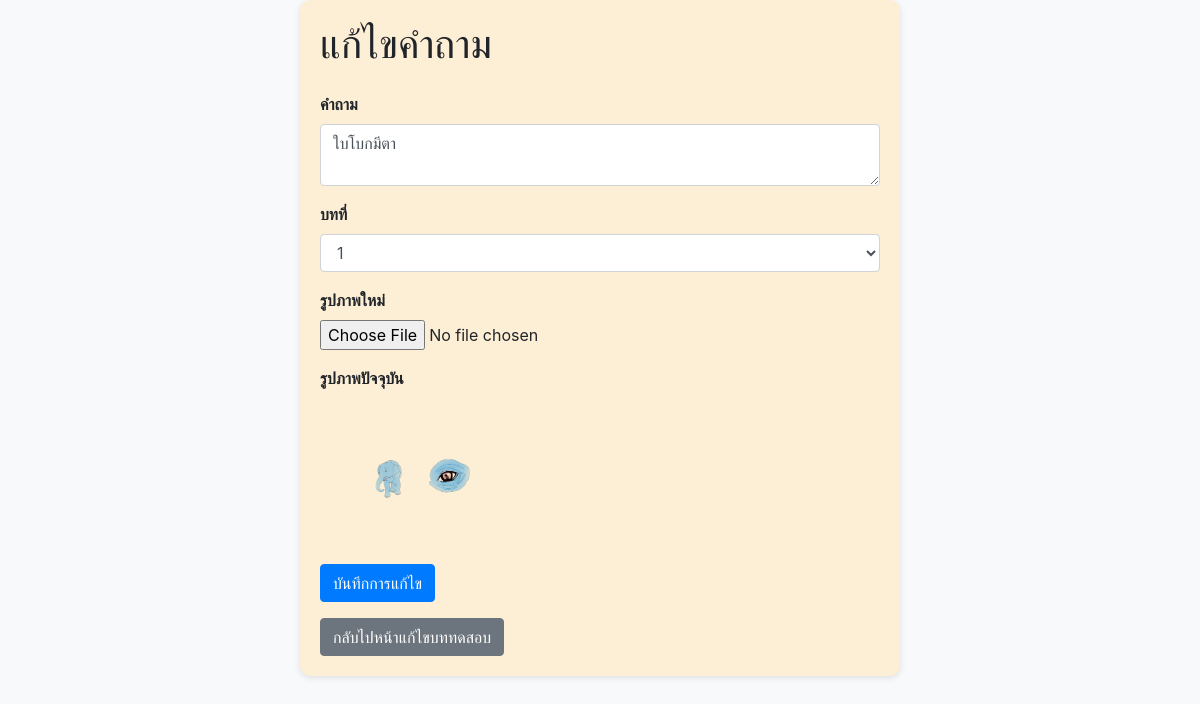
Screenshot of /edit/5 with the database file from the repository.
### main.py (models this page shows, shortened)
class Question(db.Model):
    id = db.Column(db.Integer, primary_key=True)
    question = db.Column(db.String(500), nullable=False)
    image = db.Column(db.String(100))
    lesson = db.Column(db.Integer , nullable=False)

### main.py (the view, shortened to what this page needs)
@app.route('/edit/<int:question_id>', methods=['GET', 'POST'])
def edit_question(question_id):
    question = Question.query.get(question_id)
    if question is None:
        return "ไม่มีคำถามนี้"
    return render_template('edit_quiz.html', question=question)

### templates/edit_quiz.html (shortened to what this page needs)
<!DOCTYPE html>
<html lang="en">
<head>
    <link rel="stylesheet" href="https://stackpath.bootstrapcdn.com/bootstrap/4.5.2/css/bootstrap.min.css">
</head>
<body>
    <div class="form-container">
        <h1 class="mb-4">แก้ไขคำถาม</h1>
        <form action="/edit/{{ question.id }}" method="POST" enctype="multipart/form-data">
            <div class="form-group">
                <label for="question">คำถาม</label>
                <textarea class="form-control" id="question" name="question">{{ question.question }}</textarea>
            </div>
            <div class="form-group">
                <label for="lesson">บทที่</label>
                <select class="form-control" id="lesson" name="lesson">
                    {% for i in range(1, 13) %}
                        <option value="{{ i }}" {% if question.lesson == i %} selected {% endif %}>{{ i }}</option>
                    {% endfor %}
                </select>
            </div>
            <div class="form-group">
                <label for="new_image">รูปภาพใหม่</label>
                <input type="file" class="form-control-file" id="new_image" name="new_image">
            </div>
            <div class="form-group">
                <label>รูปภาพปัจจุบัน</label>
                <div class="image-container">
                    <img src="{{ url_for('static', filename=question.image) }}" alt="Current Image" class="img-fluid">
                </div>
            </div>
            <button type="submit" class="btn btn-primary">บันทึกการแก้ไข</button>
        </form>
        <a href="/view" class="btn btn-secondary mt-3">กลับไปหน้าแก้ไขบททดสอบ</a>
    </div>
</body>
</html>

### templates/edit_quiz.html (style rules this page uses)
body { background-color: #f8f9fa; }
.form-group label { font-weight: bold; }
.img-fluid { max-width: 100%; height: auto; }
.image-container { max-width: 200px; height: auto; }
.form-container { max-width: 600px; margin: 0 auto; padding: 20px; background-color: #FDEFD5; border-radius: 10px; box-shadow: 0px 2px 6px rgba(0, 0, 0, 0.1); }

### rows the page displays
Question: question "ใบโบกมีตา", lesson "1", image (picture)
